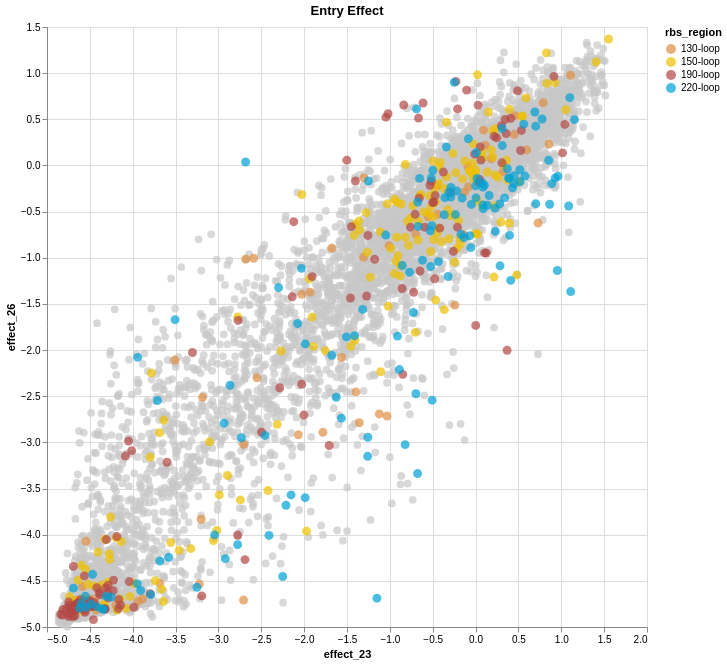

Notebook code for this chart:
### Code cell
wild = filtered_entry_merged[filtered_entry_merged['rbs_region'] == 'outside RBS']
other = filtered_entry_merged[filtered_entry_merged['rbs_region'] != 'outside RBS']

wild_chart = alt.Chart(wild).mark_circle(size=60).encode(
    x='effect_23',
    y='effect_26',
    tooltip=['effect_23', 'effect_26', 'site', 'wildtype', 'mutant', 'rbs_region'],
    color=alt.value('#C8C8C8')  # Use a fixed color
)

# Chart for other groups
other_chart = alt.Chart(other).mark_circle(size=80).encode(
    x='effect_23',
    y='effect_26',
    tooltip=['effect_23', 'effect_26', 'site', 'wildtype', 'mutant', 'rbs_region'],
    color=alt.Color(
        'rbs_region',
        scale=alt.Scale(
            domain=['130-loop', '150-loop','190-loop','220-loop'],
            range=['#DF8F44' ,'#EFC000', '#B24745','#00A1D5']
        )
    )
).properties(
    title='Entry Effect'
)

# Layer them so 'wild' is drawn behind
(wild_chart + other_chart).properties(width=600, height=600)

### Figure 1 — Vega-Lite specification as saved in the notebook (floating-point values rounded to 4 significant figures; data arrays with more than 128 entries replaced by an {"elided": "..."} marker saying what was removed)
{"config": {"view": {"continuousWidth": 300, "continuousHeight": 300}}, "layer": [{"data": {"name": "data-4310d8cf25fb6bbffcb8d71248184f1b"}, "mark": {"type": "circle", "size": 60}, "encoding": {"color": {"value": "#C8C8C8"}, "tooltip": [{"field": "effect_23", "type": "quantitative"}, {"field": "effect_26", "type": "quantitative"}, {"field": "site", "type": "nominal"}, {"field": "wildtype", "type": "nominal"}, {"field": "mutant", "type": "nominal"}, {"field": "rbs_region", "type": "nominal"}], "x": {"field": "effect_23", "type": "quantitative"}, "y": {"field": "effect_26", "type": "quantitative"}}}, {"data": {"name": "data-34a3d0b15f46c73bac4b2a081f87c730"}, "mark": {"type": "circle", "size": 80}, "encoding": {"color": {"field": "rbs_region", "scale": {"domain": ["130-loop", "150-loop", "190-loop", "220-loop"], "range": ["#DF8F44", "#EFC000", "#B24745", "#00A1D5"]}, "type": "nominal"}, "tooltip": [{"field": "effect_23", "type": "quantitative"}, {"field": "effect_26", "type": "quantitative"}, {"field": "site", "type": "nominal"}, {"field": "wildtype", "type": "nominal"}, {"field": "mutant", "type": "nominal"}, {"field": "rbs_region", "type": "nominal"}], "x": {"field": "effect_23", "type": "quantitative"}, "y": {"field": "effect_26", "type": "quantitative"}}, "title": "Entry Effect"}], "height": 600, "width": 600, "$schema": "https://vega.github.io/schema/vega-lite/v5.20.1.json", "datasets": {"data-4310d8cf25fb6bbffcb8d71248184f1b": {"elided": "7486 records"}, "data-34a3d0b15f46c73bac4b2a081f87c730": {"elided": "502 records"}}}
